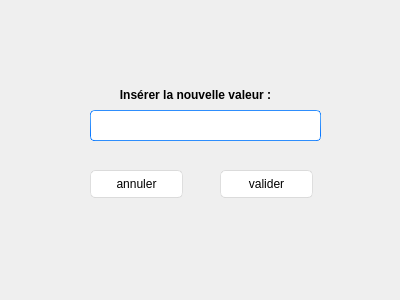
<?xml version="1.0" encoding="UTF-8"?>
<ui version="4.0">
 <class>modifier</class>
 <widget class="QDialog" name="modifier">
  <property name="geometry">
   <rect>
    <x>0</x>
    <y>0</y>
    <width>400</width>
    <height>300</height>
   </rect>
  </property>
  <property name="windowTitle">
   <string>Dialog</string>
  </property>
  <property name="styleSheet">
   <string notr="true">

QMainWindow {

	background-color:#ececec;

}

QTextEdit {

	border-width: 1px;

	border-style: solid;

	border-color: qlineargradient(spread:pad, x1:0.5, y1:1, x2:0.5, y2:0, stop:0 rgba(0, 113, 255, 255), stop:1 rgba(91, 171, 252, 255));

}

QPlainTextEdit {

	border-width: 1px;

	border-style: solid;

	border-color: qlineargradient(spread:pad, x1:0.5, y1:1, x2:0.5, y2:0, stop:0 rgba(0, 113, 255, 255), stop:1 rgba(91, 171, 252, 255));

}

QToolButton {

	border-style: solid;

	border-top-color: qlineargradient(spread:pad, x1:0.5, y1:1, x2:0.5, y2:0, stop:0 rgb(215, 215, 215), stop:1 rgb(222, 222, 222));

	border-right-color: qlineargradient(spread:pad, x1:0, y1:0.5, x2:1, y2:0.5, stop:0 rgb(217, 217, 217), stop:1 rgb(227, 227, 227));

	border-left-color: qlineargradient(spread:pad, x1:0, y1:0.5, x2:1, y2:0.5, stop:0 rgb(227, 227, 227), stop:1 rgb(217, 217, 217));

	border-bottom-color: qlineargradient(spread:pad, x1:0.5, y1:1, x2:0.5, y2:0, stop:0 rgb(215, 215, 215), stop:1 rgb(222, 222, 222));

	border-width: 1px;

	border-radius: 5px;

	color: rgb(0,0,0);

	padding: 2px;

	background-color: rgb(255,255,255);

}

QToolButton:hover{

	border-style: solid;

	border-top-color: qlineargradient(spread:pad, x1:0.5, y1:1, x2:0.5, y2:0, stop:0 rgb(195, 195, 195), stop:1 rgb(222, 222, 222));

	border-right-color: qlineargradient(spread:pad, x1:0, y1:0.5, x2:1, y2:0.5, stop:0 rgb(197, 197, 197), stop:1 rgb(227, 227, 227));

	border-left-color: qlineargradient(spread:pad, x1:0, y1:0.5, x2:1, y2:0.5, stop:0 rgb(227, 227, 227), stop:1 rgb(197, 197, 197));

	border-bottom-color: qlineargradient(spread:pad, x1:0.5, y1:1, x2:0.5, y2:0, stop:0 rgb(195, 195, 195), stop:1 rgb(222, 222, 222));

	border-width: 1px;

	border-radius: 5px;

	color: rgb(0,0,0);

	padding: 2px;

	background-color: rgb(255,255,255);

}

QToolButton:pressed{

	border-style: solid;

	border-top-color: qlineargradient(spread:pad, x1:0.5, y1:1, x2:0.5, y2:0, stop:0 rgb(215, 215, 215), stop:1 rgb(222, 222, 222));

	border-right-color: qlineargradient(spread:pad, x1:0, y1:0.5, x2:1, y2:0.5, stop:0 rgb(217, 217, 217), stop:1 rgb(227, 227, 227));

	border-left-color: qlineargradient(spread:pad, x1:0, y1:0.5, x2:1, y2:0.5, stop:0 rgb(227, 227, 227), stop:1 rgb(217, 217, 217));

	border-bottom-color: qlineargradient(spread:pad, x1:0.5, y1:1, x2:0.5, y2:0, stop:0 rgb(215, 215, 215), stop:1 rgb(222, 222, 222));

	border-width: 1px;

	border-radius: 5px;

	color: rgb(0,0,0);

	padding: 2px;

	background-color: rgb(142,142,142);

}

QPushButton{

	border-style: solid;

	border-top-color: qlineargradient(spread:pad, x1:0.5, y1:1, x2:0.5, y2:0, stop:0 rgb(215, 215, 215), stop:1 rgb(222, 222, 222));

	border-right-color: qlineargradient(spread:pad, x1:0, y1:0.5, x2:1, y2:0.5, stop:0 rgb(217, 217, 217), stop:1 rgb(227, 227, 227));

	border-left-color: qlineargradient(spread:pad, x1:0, y1:0.5, x2:1, y2:0.5, stop:0 rgb(227, 227, 227), stop:1 rgb(217, 217, 217));

	border-bottom-color: qlineargradient(spread:pad, x1:0.5, y1:1, x2:0.5, y2:0, stop:0 rgb(215, 215, 215), stop:1 rgb(222, 222, 222));

	border-width: 1px;

	border-radius: 5px;

	color: rgb(0,0,0);

	padding: 2px;

	background-color: rgb(255,255,255);

}

QPushButton::default{

	border-style: solid;

	border-top-color: qlineargradient(spread:pad, x1:0.5, y1:1, x2:0.5, y2:0, stop:0 rgb(215, 215, 215), stop:1 rgb(222, 222, 222));

	border-right-color: qlineargradient(spread:pad, x1:0, y1:0.5, x2:1, y2:0.5, stop:0 rgb(217, 217, 217), stop:1 rgb(227, 227, 227));

	border-left-color: qlineargradient(spread:pad, x1:0, y1:0.5, x2:1, y2:0.5, stop:0 rgb(227, 227, 227), stop:1 rgb(217, 217, 217));

	border-bottom-color: qlineargradient(spread:pad, x1:0.5, y1:1, x2:0.5, y2:0, stop:0 rgb(215, 215, 215), stop:1 rgb(222, 222, 222));

	border-width: 1px;

	border-radius: 5px;

	color: rgb(0,0,0);

	padding: 2px;

	background-color: rgb(255,255,255);

}

QPushButton:hover{

	border-style: solid;

	border-top-color: qlineargradient(spread:pad, x1:0.5, y1:1, x2:0.5, y2:0, stop:0 rgb(195, 195, 195), stop:1 rgb(222, 222, 222));

	border-right-color: qlineargradient(spread:pad, x1:0, y1:0.5, x2:1, y2:0.5, stop:0 rgb(197, 197, 197), stop:1 rgb(227, 227, 227));

	border-left-color: qlineargradient(spread:pad, x1:0, y1:0.5, x2:1, y2:0.5, stop:0 rgb(227, 227, 227), stop:1 rgb(197, 197, 197));

	border-bottom-color: qlineargradient(spread:pad, x1:0.5, y1:1, x2:0.5, y2:0, stop:0 rgb(195, 195, 195), stop:1 rgb(222, 222, 222));

	border-width: 1px;

	border-radius: 5px;

	color: rgb(0,0,0);

	padding: 2px;

	background-color: rgb(255,255,255);

}

QPushButton:pressed{

	border-style: solid;

	border-top-color: qlineargradient(spread:pad, x1:0.5, y1:1, x2:0.5, y2:0, stop:0 rgb(215, 215, 215), stop:1 rgb(222, 222, 222));

	border-right-color: qlineargradient(spread:pad, x1:0, y1:0.5, x2:1, y2:0.5, stop:0 rgb(217, 217, 217), stop:1 rgb(227, 227, 227));

	border-left-color: qlineargradient(spread:pad, x1:0, y1:0.5, x2:1, y2:0.5, stop:0 rgb(227, 227, 227), stop:1 rgb(217, 217, 217));

	border-bottom-color: qlineargradient(spread:pad, x1:0.5, y1:1, x2:0.5, y2:0, stop:0 rgb(215, 215, 215), stop:1 rgb(222, 222, 222));

	border-width: 1px;

	border-radius: 5px;

	color: rgb(0,0,0);

	padding: 2px;

	background-color: rgb(142,142,142);

}

QPushButton:disabled{

	border-style: solid;

	border-top-color: qlineargradient(spread:pad, x1:0.5, y1:1, x2:0.5, y2:0, stop:0 rgb(215, 215, 215), stop:1 rgb(222, 222, 222));

	border-right-color: qlineargradient(spread:pad, x1:0, y1:0.5, x2:1, y2:0.5, stop:0 rgb(217, 217, 217), stop:1 rgb(227, 227, 227));

	border-left-color: qlineargradient(spread:pad, x1:0, y1:0.5, x2:1, y2:0.5, stop:0 rgb(227, 227, 227), stop:1 rgb(217, 217, 217));

	border-bottom-color: qlineargradient(spread:pad, x1:0.5, y1:1, x2:0.5, y2:0, stop:0 rgb(215, 215, 215), stop:1 rgb(222, 222, 222));

	border-width: 1px;

	border-radius: 5px;

	color: #808086;

	padding: 2px;

	background-color: rgb(142,142,142);

}

QLineEdit {

	border-width: 1px; border-radius: 4px;

	border-style: solid;

	border-color: qlineargradient(spread:pad, x1:0.5, y1:1, x2:0.5, y2:0, stop:0 rgba(0, 113, 255, 255), stop:1 rgba(91, 171, 252, 255));

}

QLabel {

	color: #000000;

}

QLCDNumber {

	color: rgb(0, 113, 255, 255);

}

QProgressBar {

	text-align: center;

	color: rgb(240, 240, 240);

	border-width: 1px; 

	border-radius: 10px;

	border-color: rgb(230, 230, 230);

	border-style: solid;

	background-color:rgb(207,207,207);

}

QProgressBar::chunk {

	background-color: qlineargradient(spread:pad, x1:0.5, y1:1, x2:0.5, y2:0, stop:0 rgba(49, 147, 250, 255), stop:1 rgba(34, 142, 255, 255));

	border-radius: 10px;

}

QMenuBar {

	background-color: qlineargradient(spread:pad, x1:0.5, y1:1, x2:0.5, y2:0, stop:0 rgba(207, 209, 207, 255), stop:1 rgba(230, 229, 230, 255));

}

QMenuBar::item {

	color: #000000;

  	spacing: 3px;

  	padding: 1px 4px;

	background-color: qlineargradient(spread:pad, x1:0.5, y1:1, x2:0.5, y2:0, stop:0 rgba(207, 209, 207, 255), stop:1 rgba(230, 229, 230, 255));

}



QMenuBar::item:selected {

  	background-color: qlineargradient(spread:pad, x1:0.5, y1:1, x2:0.5, y2:0, stop:0 rgba(0, 113, 255, 255), stop:1 rgba(91, 171, 252, 255));

	color: #FFFFFF;

}

QMenu::item:selected {

	border-style: solid;

	border-top-color: transparent;

	border-right-color: transparent;

	border-left-color: qlineargradient(spread:pad, x1:0.5, y1:1, x2:0.5, y2:0, stop:0 rgba(0, 113, 255, 255), stop:1 rgba(91, 171, 252, 255));

	border-bottom-color: transparent;

	border-left-width: 2px;

	color: #000000;

	padding-left:15px;

	padding-top:4px;

	padding-bottom:4px;

	padding-right:7px;

}

QMenu::item {

	border-style: solid;

	border-top-color: transparent;

	border-right-color: transparent;

	border-left-color: transparent;

	border-bottom-color: transparent;

	border-bottom-width: 1px;

	color: #000000;

	padding-left:17px;

	padding-top:4px;

	padding-bottom:4px;

	padding-right:7px;

}

QTabWidget {

	color:rgb(0,0,0);

	background-color:#000000;

}

QTabWidget::pane {

		border-color: rgb(223,223,223);

		background-color:rgb(226,226,226);

		border-style: solid;

		border-width: 2px;

    	border-radius: 6px;

}

QTabBar::tab:first {

	border-style: solid;

	border-left-width:1px;

	border-right-width:0px;

	border-top-width:1px;

	border-bottom-width:1px;

	border-top-color: rgb(209,209,209);

	border-left-color: qlineargradient(spread:pad, x1:0.5, y1:1, x2:0.5, y2:0, stop:0 rgba(209, 209, 209, 209), stop:1 rgba(229, 229, 229, 229));

	border-bottom-color: rgb(229,229,229);

	border-top-left-radius: 4px;

	border-bottom-left-radius: 4px;

	color: #000000;

	padding: 3px;

	margin-left:0px;

	background-color: qlineargradient(spread:pad, x1:0.5, y1:1, x2:0.5, y2:0, stop:0 rgba(247, 247, 247, 255), stop:1 rgba(255, 255, 255, 255));

}

QTabBar::tab:last {

	border-style: solid;

	border-width:1px;

	border-top-color: rgb(209,209,209);

	border-left-color: qlineargradient(spread:pad, x1:0.5, y1:1, x2:0.5, y2:0, stop:0 rgba(209, 209, 209, 209), stop:1 rgba(229, 229, 229, 229));

	border-right-color: qlineargradient(spread:pad, x1:0.5, y1:1, x2:0.5, y2:0, stop:0 rgba(209, 209, 209, 209), stop:1 rgba(229, 229, 229, 229));

	border-bottom-color: rgb(229,229,229);

	border-top-right-radius: 4px;

	border-bottom-right-radius: 4px;

	color: #000000;

	padding: 3px;

	margin-left:0px;

	background-color: qlineargradient(spread:pad, x1:0.5, y1:1, x2:0.5, y2:0, stop:0 rgba(247, 247, 247, 255), stop:1 rgba(255, 255, 255, 255));

}

QTabBar::tab {

	border-style: solid;

	border-top-width:1px;

	border-bottom-width:1px;

	border-left-width:1px;

	border-top-color: rgb(209,209,209);

	border-left-color: qlineargradient(spread:pad, x1:0.5, y1:1, x2:0.5, y2:0, stop:0 rgba(209, 209, 209, 209), stop:1 rgba(229, 229, 229, 229));

	border-bottom-color: rgb(229,229,229);

	color: #000000;

	padding: 3px;

	margin-left:0px;

	background-color: qlineargradient(spread:pad, x1:0.5, y1:1, x2:0.5, y2:0, stop:0 rgba(247, 247, 247, 255), stop:1 rgba(255, 255, 255, 255));

}

QTabBar::tab:selected, QTabBar::tab:last:selected, QTabBar::tab:hover {

  	border-style: solid;

  	border-left-width:1px;

	border-right-color: transparent;

	border-top-color: rgb(209,209,209);

	border-left-color: qlineargradient(spread:pad, x1:0.5, y1:1, x2:0.5, y2:0, stop:0 rgba(209, 209, 209, 209), stop:1 rgba(229, 229, 229, 229));

	border-bottom-color: rgb(229,229,229);

	color: #FFFFFF;

	padding: 3px;

	margin-left:0px;

	background-color: qlineargradient(spread:pad, x1:0.5, y1:1, x2:0.5, y2:0, stop:0 rgba(0, 113, 255, 255), stop:1 rgba(91, 171, 252, 255));

}



QTabBar::tab:selected, QTabBar::tab:first:selected, QTabBar::tab:hover {

  	border-style: solid;

  	border-left-width:1px;

  	border-bottom-width:1px;

  	border-top-width:1px;

	border-right-color: transparent;

	border-top-color: rgb(209,209,209);

	border-left-color: qlineargradient(spread:pad, x1:0.5, y1:1, x2:0.5, y2:0, stop:0 rgba(209, 209, 209, 209), stop:1 rgba(229, 229, 229, 229));

	border-bottom-color: rgb(229,229,229);

	color: #FFFFFF;

	padding: 3px;

	margin-left:0px;

	background-color: qlineargradient(spread:pad, x1:0.5, y1:1, x2:0.5, y2:0, stop:0 rgba(0, 113, 255, 255), stop:1 rgba(91, 171, 252, 255));

}



QCheckBox {

	color: #000000;

	padding: 2px;

}

QCheckBox:disabled {

	color: #808086;

	padding: 2px;

}



QCheckBox:hover {

	border-radius:4px;

	border-style:solid;

	padding-left: 1px;

	padding-right: 1px;

	padding-bottom: 1px;

	padding-top: 1px;

	border-width:1px;

	border-color: transparent;

}

QCheckBox::indicator:checked {



	height: 10px;

	width: 10px;

	border-style:solid;

	border-width: 1px;

	border-color: qlineargradient(spread:pad, x1:0.5, y1:1, x2:0.5, y2:0, stop:0 rgba(0, 113, 255, 255), stop:1 rgba(91, 171, 252, 255));

	color: #000000;

	background-color: qlineargradient(spread:pad, x1:0.5, y1:1, x2:0.5, y2:0, stop:0 rgba(0, 113, 255, 255), stop:1 rgba(91, 171, 252, 255));

}

QCheckBox::indicator:unchecked {



	height: 10px;

	width: 10px;

	border-style:solid;

	border-width: 1px;

	border-color: qlineargradient(spread:pad, x1:0.5, y1:1, x2:0.5, y2:0, stop:0 rgba(0, 113, 255, 255), stop:1 rgba(91, 171, 252, 255));

	color: #000000;

}

QRadioButton {

	color: 000000;

	padding: 1px;

}

QRadioButton::indicator:checked {

	height: 10px;

	width: 10px;

	border-style:solid;

	border-radius:5px;

	border-width: 1px;

	border-color: qlineargradient(spread:pad, x1:0.5, y1:1, x2:0.5, y2:0, stop:0 rgba(0, 113, 255, 255), stop:1 rgba(91, 171, 252, 255));

	color: #a9b7c6;

	background-color: qlineargradient(spread:pad, x1:0.5, y1:1, x2:0.5, y2:0, stop:0 rgba(0, 113, 255, 255), stop:1 rgba(91, 171, 252, 255));

}

QRadioButton::indicator:!checked {

	height: 10px;

	width: 10px;

	border-style:solid;

	border-radius:5px;

	border-width: 1px;

	border-color: qlineargradient(spread:pad, x1:0.5, y1:1, x2:0.5, y2:0, stop:0 rgba(0, 113, 255, 255), stop:1 rgba(91, 171, 252, 255));

	color: #a9b7c6;

	background-color: transparent;

}

QStatusBar {

	color:#027f7f;

}

QSpinBox {

	border-style: solid;

	border-width: 1px;

	border-color: qlineargradient(spread:pad, x1:0.5, y1:1, x2:0.5, y2:0, stop:0 rgba(0, 113, 255, 255), stop:1 rgba(91, 171, 252, 255));

}

QDoubleSpinBox {

	border-style: solid;

	border-width: 1px;

	border-color: qlineargradient(spread:pad, x1:0.5, y1:1, x2:0.5, y2:0, stop:0 rgba(0, 113, 255, 255), stop:1 rgba(91, 171, 252, 255));

}

QTimeEdit {

	border-style: solid;

	border-width: 1px;

	border-color: qlineargradient(spread:pad, x1:0.5, y1:1, x2:0.5, y2:0, stop:0 rgba(0, 113, 255, 255), stop:1 rgba(91, 171, 252, 255));

}

QDateTimeEdit {

	border-style: solid;

	border-width: 1px;

	border-color: qlineargradient(spread:pad, x1:0.5, y1:1, x2:0.5, y2:0, stop:0 rgba(0, 113, 255, 255), stop:1 rgba(91, 171, 252, 255));

}

QDateEdit {

	border-style: solid;

	border-width: 1px;

	border-color: qlineargradient(spread:pad, x1:0.5, y1:1, x2:0.5, y2:0, stop:0 rgba(0, 113, 255, 255), stop:1 rgba(91, 171, 252, 255));

}



QToolBox {

	color: #a9b7c6;

	background-color:#000000;

}

QToolBox::tab {

	color: #a9b7c6;

	background-color:#000000;

}

QToolBox::tab:selected {

	color: #FFFFFF;

	background-color:#000000;

}

QScrollArea {

	color: #FFFFFF;

	background-color:#000000;

}

QSlider::groove:horizontal {

	height: 5px;

	background-color: qlineargradient(spread:pad, x1:0.5, y1:1, x2:0.5, y2:0, stop:0 rgba(49, 147, 250, 255), stop:1 rgba(34, 142, 255, 255));

}

QSlider::groove:vertical {

	width: 5px;

	background-color: qlineargradient(spread:pad, x1:0.5, y1:1, x2:0.5, y2:0, stop:0 rgba(49, 147, 250, 255), stop:1 rgba(34, 142, 255, 255));

}

QSlider::handle:horizontal {

	background: rgb(253,253,253);

	border-style: solid;

	border-width: 1px;

	border-color: rgb(207,207,207);

	width: 12px;

	margin: -5px 0;

	border-radius: 7px;

}

QSlider::handle:vertical {

	background: rgb(253,253,253);

	border-style: solid;

	border-width: 1px;

	border-color: rgb(207,207,207);

	height: 12px;

	margin: 0 -5px;

	border-radius: 7px;

}

QSlider::add-page:horizontal {

    background: rgb(181,181,181);

}

QSlider::add-page:vertical {

    background: rgb(181,181,181);

}

QSlider::sub-page:horizontal {

    background-color: qlineargradient(spread:pad, x1:0.5, y1:1, x2:0.5, y2:0, stop:0 rgba(49, 147, 250, 255), stop:1 rgba(34, 142, 255, 255));

}

QSlider::sub-page:vertical {

    background-color: qlineargradient(spread:pad, y1:0.5, x1:1, y2:0.5, x2:0, stop:0 rgba(49, 147, 250, 255), stop:1 rgba(34, 142, 255, 255));

}

QScrollBar:horizontal {

	max-height: 20px;

	border: 1px transparent grey;

	margin: 0px 20px 0px 20px;

}

QScrollBar:vertical {

	max-width: 20px;

	border: 1px transparent grey;

	margin: 20px 0px 20px 0px;

}

QScrollBar::handle:horizontal {

	background: rgb(253,253,253);

	border-style: solid;

	border-width: 1px;

	border-color: rgb(207,207,207);

	border-radius: 7px;

	min-width: 25px;

}

QScrollBar::handle:horizontal:hover {

	background: rgb(253,253,253);

	border-style: solid;

	border-width: 1px;

	border-color: rgb(147, 200, 200);

	border-radius: 7px;

	min-width: 25px;

}

QScrollBar::handle:vertical {

	background: rgb(253,253,253);

	border-style: solid;

	border-width: 1px;

	border-color: rgb(207,207,207);

	border-radius: 7px;

	min-height: 25px;

}

QScrollBar::handle:vertical:hover {

	background: rgb(253,253,253);

	border-style: solid;

	border-width: 1px;

	border-color: rgb(147, 200, 200);

	border-radius: 7px;

	min-height: 25px;

}

QScrollBar::add-line:horizontal {

   border: 2px transparent grey;

   border-top-right-radius: 7px;

   border-bottom-right-radius: 7px;

   background: rgba(34, 142, 255, 255);

   width: 20px;

   subcontrol-position: right;

   subcontrol-origin: margin;

}

QScrollBar::add-line:horizontal:pressed {

   border: 2px transparent grey;

   border-top-right-radius: 7px;

   border-bottom-right-radius: 7px;

   background: rgb(181,181,181);

   width: 20px;

   subcontrol-position: right;

   subcontrol-origin: margin;

}

QScrollBar::add-line:vertical {

   border: 2px transparent grey;

   border-bottom-left-radius: 7px;

   border-bottom-right-radius: 7px;

   background: rgba(34, 142, 255, 255);

   height: 20px;

   subcontrol-position: bottom;

   subcontrol-origin: margin;

}

QScrollBar::add-line:vertical:pressed {

   border: 2px transparent grey;

   border-bottom-left-radius: 7px;

   border-bottom-right-radius: 7px;

   background: rgb(181,181,181);

   height: 20px;

   subcontrol-position: bottom;

   subcontrol-origin: margin;

}

QScrollBar::sub-line:horizontal {

   border: 2px transparent grey;

   border-top-left-radius: 7px;

   border-bottom-left-radius: 7px;

   background: rgba(34, 142, 255, 255);

   width: 20px;

   subcontrol-position: left;

   subcontrol-origin: margin;

}

QScrollBar::sub-line:horizontal:pressed {

   border: 2px transparent grey;

   border-top-left-radius: 7px;

   border-bottom-left-radius: 7px;

   background: rgb(181,181,181);

   width: 20px;

   subcontrol-position: left;

   subcontrol-origin: margin;

}

QScrollBar::sub-line:vertical {

   border: 2px transparent grey;

   border-top-left-radius: 7px;

   border-top-right-radius: 7px;

   background: rgba(34, 142, 255, 255);

   height: 20px;

   subcontrol-position: top;

   subcontrol-origin: margin;

}

QScrollBar::sub-line:vertical:pressed {

   border: 2px transparent grey;

   border-top-left-radius: 7px;

   border-top-right-radius: 7px;

   background: rgb(181,181,181);

   height: 20px;

   subcontrol-position: top;

   subcontrol-origin: margin;

}

QScrollBar::left-arrow:horizontal {

   border: 1px transparent grey;

   border-top-left-radius: 3px;

   border-bottom-left-radius: 3px;

   width: 6px;

   height: 6px;

   background: white;

}

QScrollBar::right-arrow:horizontal {

   border: 1px transparent grey;

   border-top-right-radius: 3px;

   border-bottom-right-radius: 3px;

   width: 6px;

   height: 6px;

   background: white;

}

QScrollBar::up-arrow:vertical {

   border: 1px transparent grey;

   border-top-left-radius: 3px;

   border-top-right-radius: 3px;

   width: 6px;

   height: 6px;

   background: white;

}

QScrollBar::down-arrow:vertical {

   border: 1px transparent grey;

   border-bottom-left-radius: 3px;

   border-bottom-right-radius: 3px;

   width: 6px;

   height: 6px;

   background: white;

}

QScrollBar::add-page:horizontal, QScrollBar::sub-page:horizontal {

   background: none;

}

QScrollBar::add-page:vertical, QScrollBar::sub-page:vertical {

   background: none;

}


</string>
  </property>
  <widget class="QLineEdit" name="lineEdit">
   <property name="geometry">
    <rect>
     <x>90</x>
     <y>110</y>
     <width>231</width>
     <height>31</height>
    </rect>
   </property>
  </widget>
  <widget class="QPushButton" name="annuler">
   <property name="geometry">
    <rect>
     <x>90</x>
     <y>170</y>
     <width>93</width>
     <height>28</height>
    </rect>
   </property>
   <property name="text">
    <string>annuler</string>
   </property>
  </widget>
  <widget class="QLabel" name="label">
   <property name="geometry">
    <rect>
     <x>50</x>
     <y>80</y>
     <width>291</width>
     <height>31</height>
    </rect>
   </property>
   <property name="text">
    <string>&lt;!DOCTYPE HTML PUBLIC &quot;-//W3C//DTD HTML 4.0//EN&quot; &quot;http://www.w3.org/TR/REC-html40/strict.dtd&quot;&gt;
&lt;html&gt;&lt;head&gt;&lt;meta name=&quot;qrichtext&quot; content=&quot;1&quot; /&gt;&lt;style type=&quot;text/css&quot;&gt;
p, li { white-space: pre-wrap; }
&lt;/style&gt;&lt;/head&gt;&lt;body style=&quot; font-family:'MS Shell Dlg 2'; font-size:8pt; font-weight:400; font-style:normal;&quot;&gt;
&lt;p align=&quot;center&quot; style=&quot; margin-top:0px; margin-bottom:0px; margin-left:0px; margin-right:0px; -qt-block-indent:0; text-indent:0px;&quot;&gt;&lt;span style=&quot; font-family:'MS Shell Dlg 2'; font-size:9pt; font-weight:600;&quot;&gt;Insérer la nouvelle valeur :&lt;/span&gt;&lt;/p&gt;&lt;/body&gt;&lt;/html&gt;</string>
   </property>
  </widget>
  <widget class="QPushButton" name="pushButton_2">
   <property name="geometry">
    <rect>
     <x>220</x>
     <y>170</y>
     <width>93</width>
     <height>28</height>
    </rect>
   </property>
   <property name="text">
    <string>valider</string>
   </property>
  </widget>
 </widget>
 <resources/>
 <connections/>
</ui>
